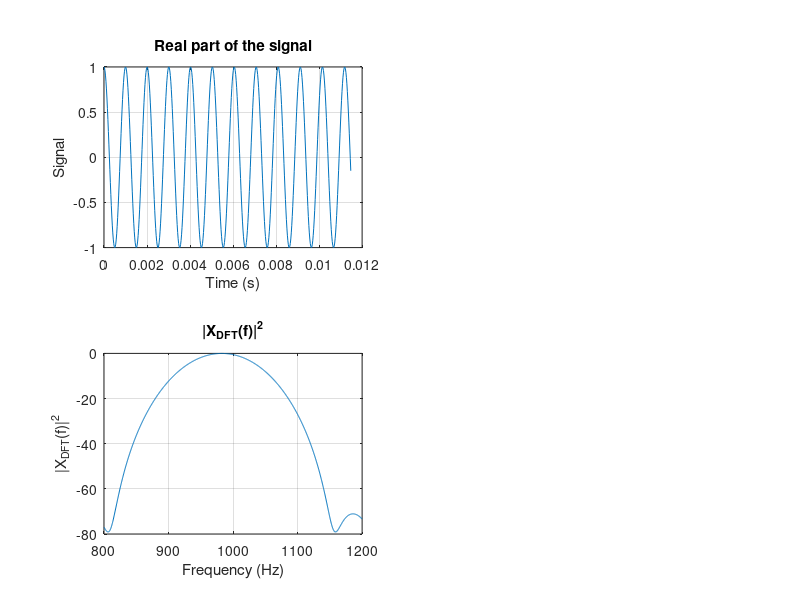

The MATLAB source for this figure: (Note: this script raises an error after producing the figure.)
%% Projet long 2015
% Quentin Biache - Lili Zheng - Emilie Abia

% Lobe with different AM/FM modulation animation
% This script plot different parameters of the main lobe and their
% evolution as the FCR (or the ACR) changes.

% The main lobe is sampled with 9 points (it can be adjusted with N_lobe)
% At the end, the script returns a .mat file containing the main lobe
% sampled coordinates. This script allows also to study either FM or AM,
% and to plot the values in dB or in linear scale.

% The main lobe points are stored for further studies (like sine_interp.m)
%% Initialize workspace
clear all
close all
clc

%% Parameters definition

% Sampling parameters
fe = 44100;             % Sampling frequency

% FFT parameters
w_time = 0.0115;         % Window duration (s)
N_padding = 8;          % Zero-padding factor
N_pts = round(fe*w_time);               % Total number of points
if (mod(N_pts,2) == 0)
    N_pts = N_pts + 1;
end

N_fft = 2^(nextpow2(N_pts)+N_padding);  % FFT size
t = (0:(N_pts-1))'/fe;                  % Time vector
f = (0:(N_fft-1))'*fe/N_fft;            % Frequency vector

w = window(@hanning,N_pts);             % Create window
w = w./sum(w);                          % Normalize window

AM = 0;
dB = 1;

%% Compute FFT

% Number of simulations
N = 31;

% Number of points on the main lobe
N_lobe = 9;

if AM
    alpha0_dB = linspace(+12,-12,N)/0.023;
    FCR = 0;
else
    alpha0_dB = 0;
    FCR = linspace(-30000,30000,N);
end    
    
% Matrix to store lobe data
levels = zeros(N_lobe,N);
levels_normalized = zeros(N_lobe,N);
levels_loc = zeros(N_lobe,N);

x_lobe = zeros(N_lobe,N);
y_lobe = zeros(N_lobe,N);

figure
pause

for u = 1:N

    % Parameters for the model
    f0 = 1000;              % Instantaneous frequency at t = 0
    A0 = 1;                 % Signal level
    phi0 = 0;               % Initial phase

    % Adjust parameters with the definition
    if AM        
        alpha0 = log(10^(alpha0_dB(u)/20));
        beta0 = FCR/pi;
    else
        alpha0 = log(10^(alpha0_dB/20));
        beta0 = FCR(u)/pi;
    end    
        
    omega0 = 2*pi*f0;
    lambda0 = log(A0);

    % Create signal
    s = exp(alpha0.*t).*exp(lambda0).*exp(1i*((beta0*t.^2)+(omega0.*t)+phi0));
    
    subplot(2,2,1)
        plot(t,real(s))
        title('Real part of the signal')
        xlabel('Time (s)')
        ylabel('Signal')
        grid on

    % Apply window
    s = s.*w;
        
    s_w = zeros(N_fft,1);
    s_w(1:(N_pts-1)/2) = s(((N_pts+1)/2)+1:end);
    s_w(N_fft-(N_pts-1)/2:end) = s(1:((N_pts+1)/2));
    
    
    % Correct phase
    
    
    % Compute the FFT
    N_half = (N_fft/2)+1;                   % Half FFT size
    fft_s = fft(s_w,N_fft);
    mod_fft_s = abs(fft_s);
    arg_fft_s = 0;%unwrap(phase(fft_s));

    plot_index = find((f > 800) & (f < 1200));
    %plot_index = find((f > 964) & (f < 966));
    
    subplot(2,2,3)
        if dB
            plot(f(plot_index),20*log(mod_fft_s(plot_index)))
        else
            plot(f(plot_index),mod_fft_s(plot_index))
        end
        title('|X_{DFT}(f)|^2')
        xlabel('Frequency (Hz)')
        ylabel('|X_{DFT}(f)|^2')
        grid on
        %hold on
    
    % Search for the main lobe
    [mod_max,index] = max(mod_fft_s);
    mod_argmax = f(index);

    % Find a more accurate value of the main lobe peak
    interp_index = quad_argmax(index,mod_fft_s(index-1),mod_fft_s(index),mod_fft_s(index+1));
    interp_max = quad_max(mod_fft_s(index-1),mod_fft_s(index),mod_fft_s(index+1));
    interp_argmax = interp1(1:length(f),f,interp_index);

    left_peak = mod_fft_s(1:end-2) > mod_fft_s(2:end-1);
    right_peak = mod_fft_s(3:end) > mod_fft_s(2:end-1);

    % Find location of zeros in the FFT
    mod_zeros_loc = find(left_peak & right_peak) + 1; 

    % Find the closest zero to the lobe peak
    [~,index_min] = min(abs(index-mod_zeros_loc)); 

    if (mod_zeros_loc(index_min) > index)
        lower_zero_loc = mod_zeros_loc(index_min - 1); 
        upper_zero_loc = mod_zeros_loc(index_min); 
    else
        lower_zero_loc = mod_zeros_loc(index_min); 
        upper_zero_loc = mod_zeros_loc(index_min + 1); 
    end    

    x = linspace(lower_zero_loc,upper_zero_loc,N_lobe)';

    levels_normalized(:,u) = interp1((1:N_fft)',mod_fft_s,x)/interp_max;
    levels(:,u) = interp1((1:N_fft)',mod_fft_s,x);
    
    x_lobe_interp = linspace(lower_zero_loc,upper_zero_loc,N_pts)';
    f_lobe_interp = (x_lobe_interp-1)*fe/N_fft;
    y_lobe_interp = quad_interp(x,levels(:,u),x_lobe_interp);
    
    % Reconstruct signal
    Y = zeros(N_pts,1);     % Complex spectrum
    Y = quad_interp(x*N_pts/N_fft,levels(:,u),(1:N_pts)')*phase(fft_s(index));
    s_reconst = real(ifft(Y,N_pts));

    s_reconst_w = zeros(N_pts,1);
    s_reconst_w(1:(N_pts+1)/2) = s_reconst(((N_pts+1)/2):end);
    s_reconst_w(1+((N_pts+1)/2):end) = s_reconst(1:((N_pts-1)/2));
    
    s_reconst = s_reconst_w;
    
%     subplot(2,2,1)
%         hold on
%         plot(t,s_reconst,'r')
%         hold off    
    
    subplot(2,2,3)
        hold on
        if dB
            plot(mod_argmax,20*log(mod_max),'r+')
            plot(interp_argmax,20*log(interp_max),'g+')
            plot((x-1)*fe/N_fft,20*log(levels(:,u)),'r+')
            plot(f_lobe_interp,20*log(y_lobe_interp),'r') 
        else
            plot(mod_argmax,mod_max,'r+')
            plot(interp_argmax,interp_max,'g+')
            plot((x-1)*fe/N_fft,levels(:,u),'r+')
            plot(f_lobe_interp,(y_lobe_interp),'r')
        end
        hold off
        
    levels_loc(:,u) = (x-1)*fe/N_fft;
        
    subplot(2,2,2)
        if AM        
            if dB
                plot(alpha0_dB,20*log10(levels_normalized'))
            else
                plot(alpha0_dB,levels_normalized')
            end
            title('Amplitude of the point versus the amplitude modulation rate')
            xlabel('Amplitude modulation rate (dB/s)')
            ylabel('Relative point level (dB)')
        else
            if dB
                plot(FCR,20*log10(levels_normalized'))
            else
                plot(FCR,levels_normalized')
            end
            title('Relative amplitude versus the frequency modulation rate')
            xlabel('Frequency modulation rate (Hz/s)')
            ylabel('Relative point level (dB)')
        end 
        %legend('1','2','3','4','5')
        grid on        

    subplot(2,2,4)
        if AM        
            plot(alpha0_dB,levels_loc'-f0)
            xlabel('Amplitude modulation rate (dB/s)')
            ylabel('Relative location (Hz)')
            title('Relative frequency of the points versus the amplitude modulation rate')
        else
            plot(FCR,levels_loc'-f0)
            xlabel('Frequency modulation rate (Hz/s)')
            ylabel('Relative location (Hz)')
            title('Relative frequency of the points versus the frequency modulation rate')
        end 
        grid on        
        
    pause(0.1)
end

subplot(2,2,2)
    legend('1','2','3','4','5')

subplot(2,2,4)
    legend('1','2','3','4','5')

figure
if AM        
    if dB
        plot(alpha0_dB,20*log10(levels_normalized(1:(N_lobe+1)/2,:)'))
    else
        plot(alpha0_dB,levels_normalized(1:(N_lobe+1)/2,:)')
    end
    title('Amplitude of the point versus the amplitude modulation rate')
    xlabel('Amplitude modulation rate (dB/s)')
    ylabel('Relative point level (dB)')
else
    if dB
        plot(FCR,20*log10(levels_normalized(1:(N_lobe+1)/2,:)'))
    else
        plot(FCR,levels_normalized(1:(N_lobe+1)/2,:)')
    end
    title('Relative amplitude versus the frequency modulation rate')
    xlabel('Frequency modulation rate (Hz/s)')
    ylabel('Relative point level (dB)')
end 
grid on     
    
figure
if AM        
    plot(alpha0_dB,levels_loc(1:(N_lobe+1)/2,:)'-f0)
    xlabel('Amplitude modulation rate (dB/s)')
    ylabel('Relative location (Hz)')
    title('Relative frequency of the points versus the amplitude modulation rate')
else
    plot(FCR,levels_loc(1:(N_lobe+1)/2,:)'-f0)
    xlabel('Frequency modulation rate (Hz/s)')
    ylabel('Relative location (Hz)')
    title('Relative frequency of the points versus the frequency modulation rate')
end 
grid on     


x_lobe = (levels_loc-f0)/fe;
y_lobe = levels;


if AM        
    parameter = alpha0_dB;
else
    parameter = FCR;
end 

save('data.mat','x_lobe','y_lobe','parameter')    
    
    
    